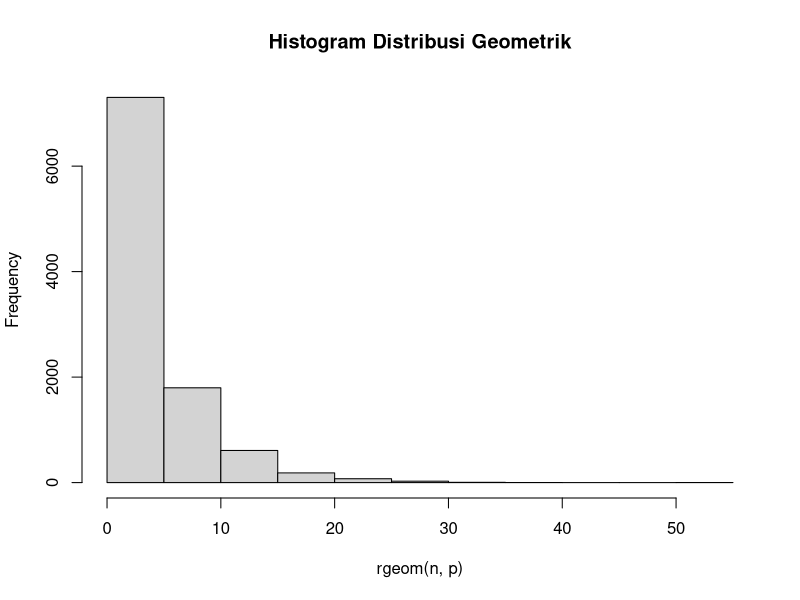
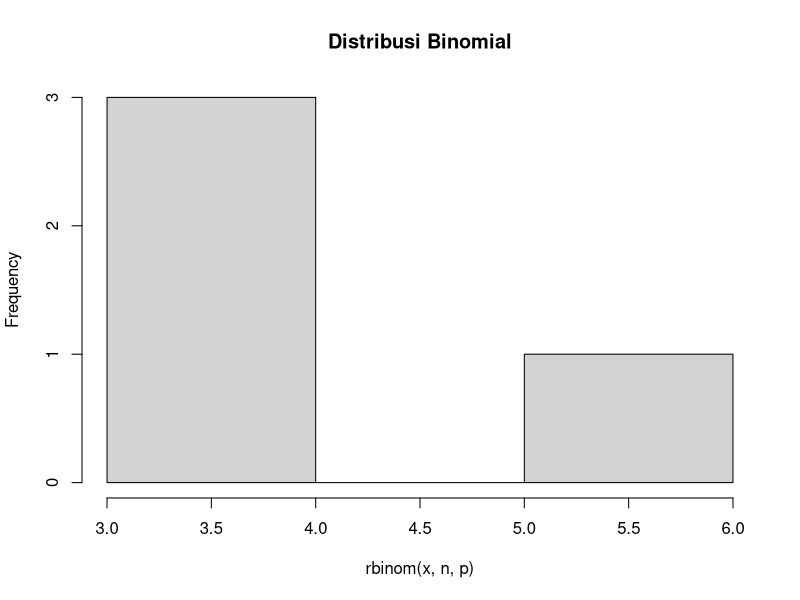
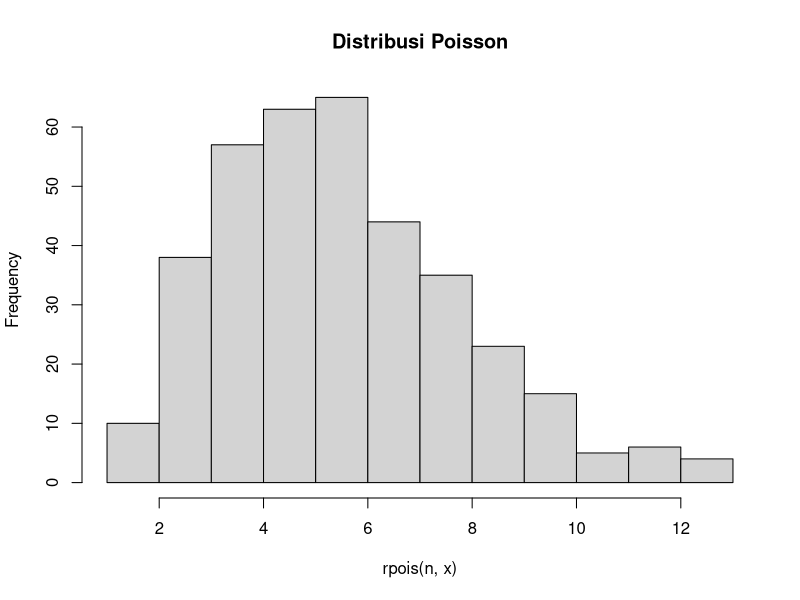
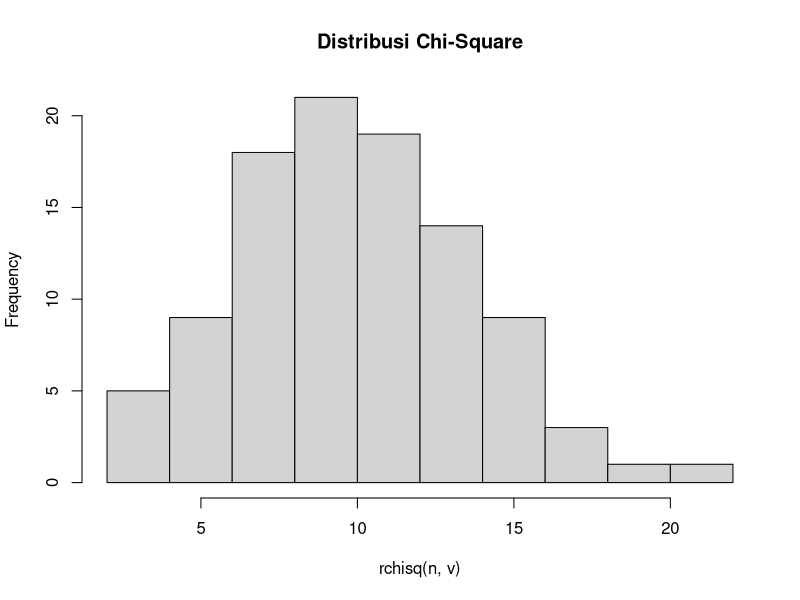
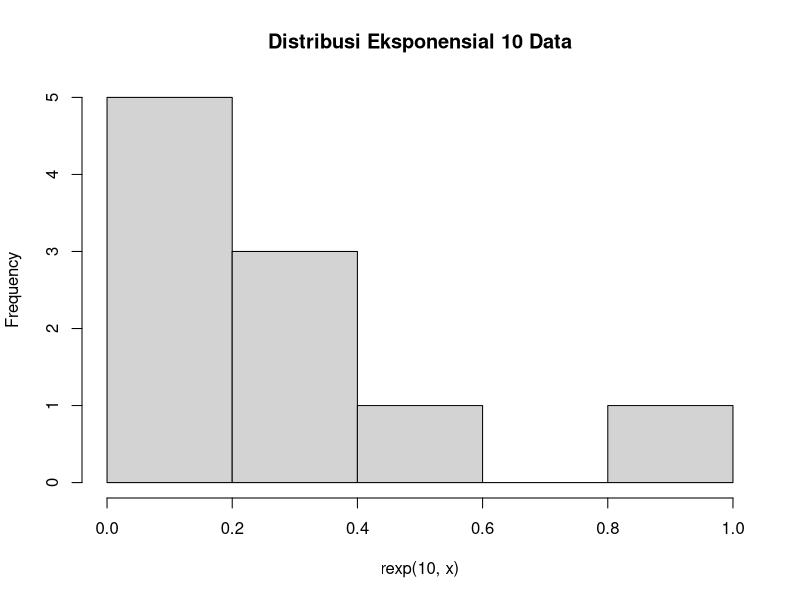
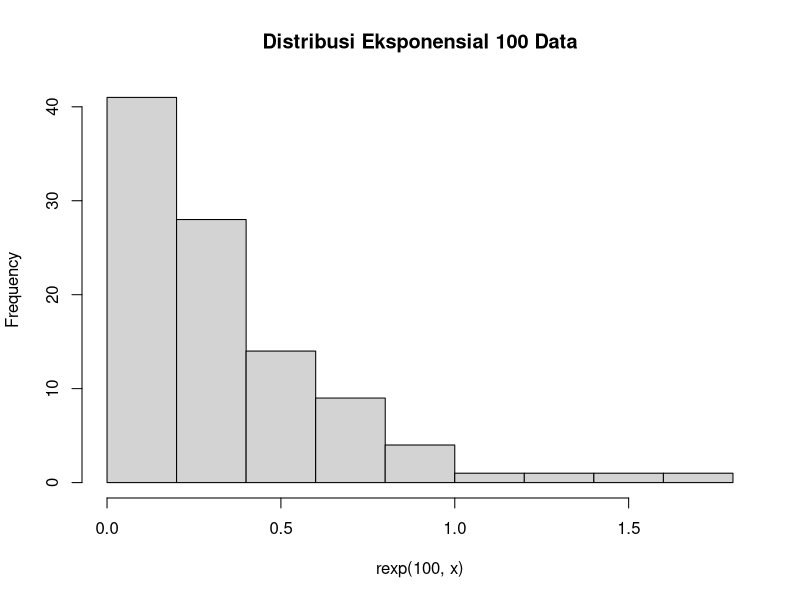
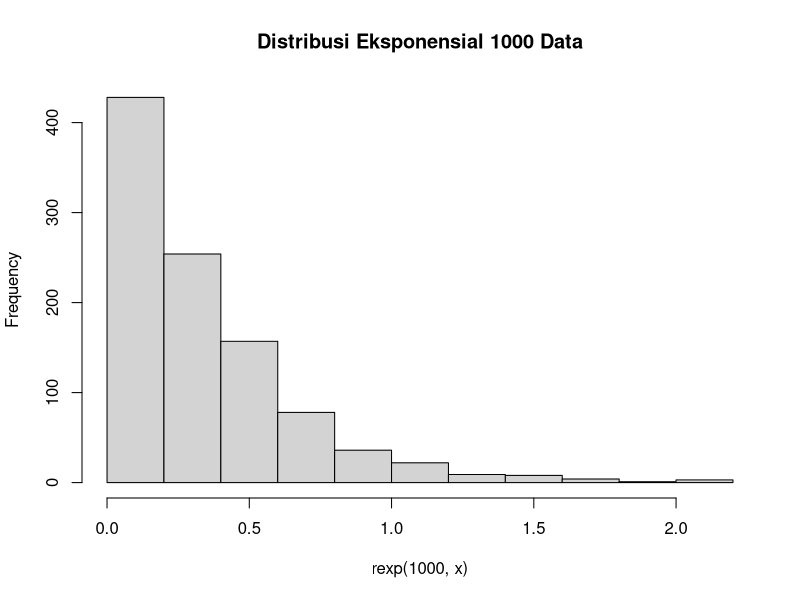
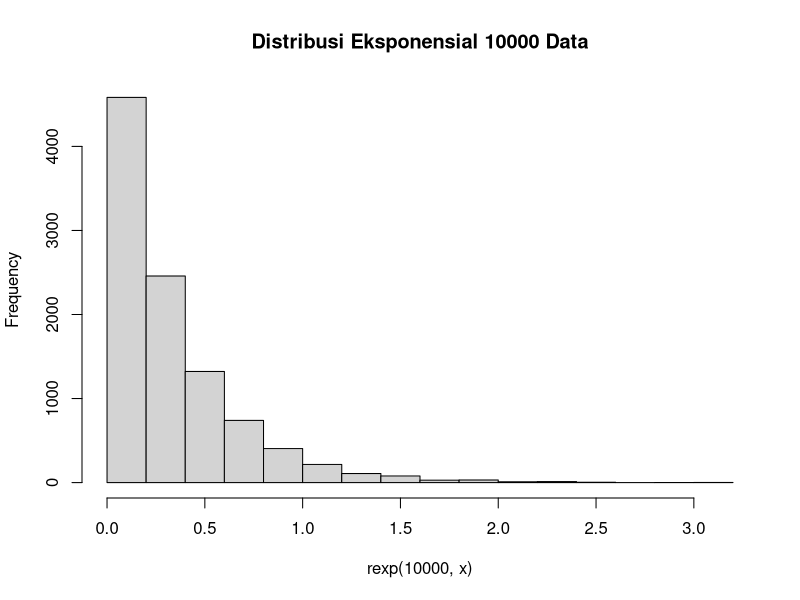

These charts were generated, in order, by the following R code:
# 1
# a
x = 3
p = 0.20
dgeom(x, p)
# b
n = 10000
set.seed(1)
mean(rgeom(n, p) == 3)
# d
set.seed(1)
hist(rgeom(n, p), main = 'Histogram Distribusi Geometrik')
# e
set.seed(1)
mean(rgeom(n, p))
var(rgeom(n, p))

# 2
n = 20
p = 0.20
# a
x = 4
dbinom(x, n, p)
# b
set.seed(1)
hist(rbinom(x, n, p), main = 'Distribusi Binomial')
# c
set.seed(1)
mean(rbinom(x, n, p))
var(rbinom(x, n, p))

# 3
lambda = 4.5
# a
x = 6
dpois(x, lambda)
# b
n = 365
set.seed(1)
hist(rpois(n, x), main = 'Distribusi Poisson')
# d
set.seed(1)
mean(rpois(n, lambda))
var(rpois(n, lambda))

# 4
x = 2
v = 10
# b
n = 100
set.seed(1)
hist(rchisq(n, v), main = 'Distribusi Chi-Square')
# c
set.seed(1)
mean(rchisq(n, v))
var(rchisq(n, v))

#5
x = 3
# b
set.seed(1)
hist(rexp(10, x), main = 'Distribusi Eksponensial 10 Data')
hist(rexp(100, x), main = 'Distribusi Eksponensial 100 Data')
hist(rexp(1000, x), main = 'Distribusi Eksponensial 1000 Data')
hist(rexp(10000, x), main = 'Distribusi Eksponensial 10000 Data')
# c
set.seed(1)
mean(rexp(100, 3))
var(rexp(100, 3))

# 6
n = 100
mean = 50
sd = 8
# a
set.seed(1)
rnorm(n, mean, sd)
mean(rnorm(n, mean, sd))
x1 = 49
x2 = 50
z1 = (x1 - mean(rnorm(n, mean, sd)))/sd(rnorm(n, mean, sd))
z1
z2 = (x2 - mean(rnorm(n, mean, sd)))/sd(rnorm(n, mean, sd))
z2
plot(rnorm(n, mean, sd), main = "Plot Data Generate Random")
#b
set.seed(1)
hist(rnorm(n, mean, sd), main = '5025201093_Hafizh Mufid Darussalam_Probstat_B_DNhistogram', breaks = 50)
#c
set.seed(1)
var(rnorm(n, mean, sd))
